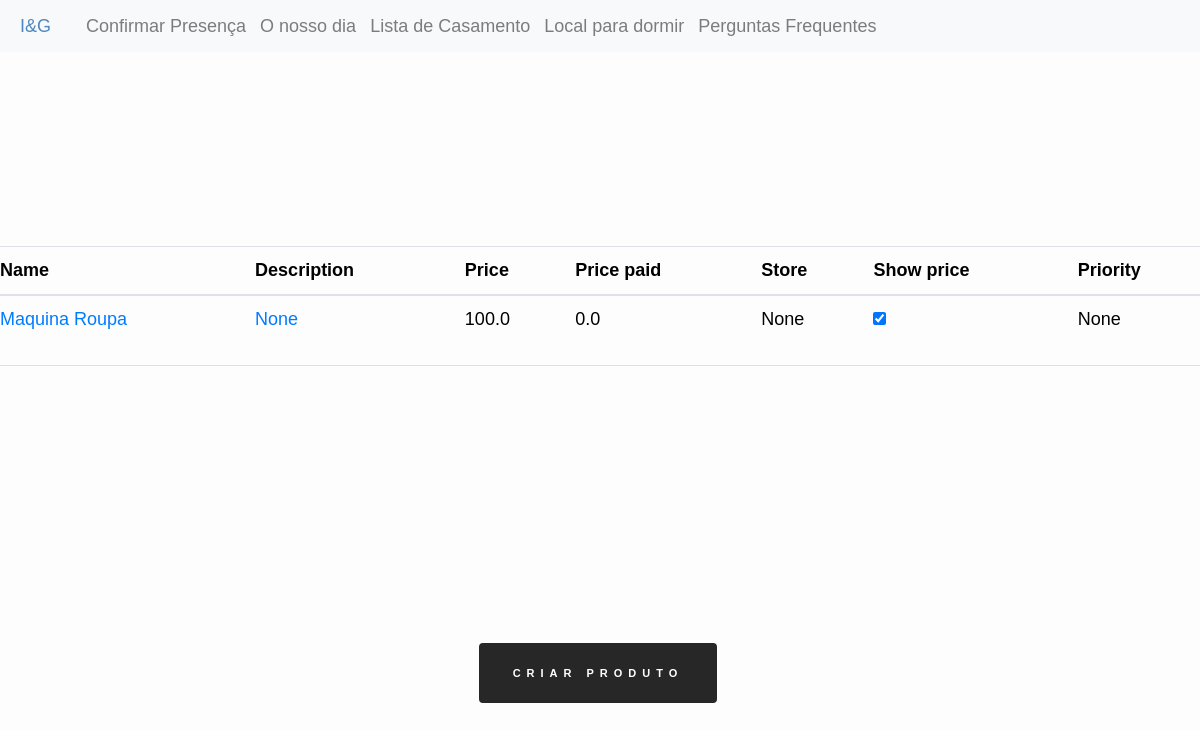
The app's page /edit/products, older data.
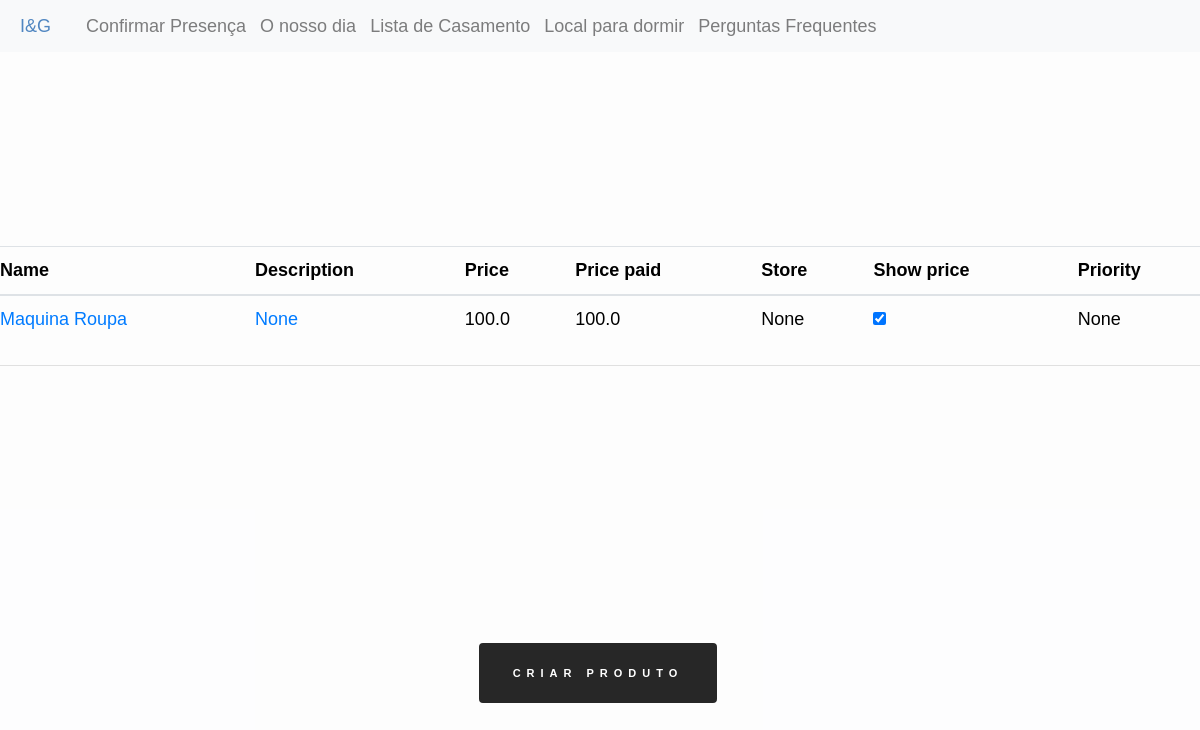
The same page, newer data.
### inesegoncalo/models/products.py (models this page shows, shortened)
class Product(db.Model, model.Model, model.Base):
    __tablename__ = 'products'
    __table_args__ = {'extend_existing': True}
    id = Column(Integer, primary_key=True)
    name = Column(String(80), unique=True, nullable=False)
    description = Column(Text)
    price = Column(Float)
    price_paid = Column(Float, default=0.0)
    store = Column(Text)
    show_price = Column(Boolean, default=True)
    priority = Column(Integer, default=10)
    category_id = Column(Integer, ForeignKey('categories.id'), nullable=True)
    images = relationship('ProductImage', back_populates="product")
    contributions = relationship('Contribution', back_populates="product")
    category = relationship('Category', back_populates="products")

### inesegoncalo/modules/edit.py (the view)
@bp.route("/products", methods=("GET", "POST"))
def products():
    products = Product.query.all()
    return render_template("edit/products.html", products=products)

### inesegoncalo/templates/edit/products.html (shortened to what this page needs)
{% extends 'layout.html' %}
{% block content %}
<div class="product_background">
<table class="table">
    <thead>
        <tr>
            <th>Name</th>
            <th>Description</th>
            <th>Price</th>
            <th>Price paid</th>
            <th>Store</th>
            <th>Show price</th>
            <th>Priority</th>
        </tr>
    </thead>
    <tbody>
        {% for product in products %}
            <tr>
                <td class="no_padding"><a href="{{url_for('edit.product',product_id=product.id)}}">{{product.name}}</a></td>
                <td class="no_padding"><a href="{{url_for('edit.product',product_id=product.id)}}">{{product.description}}</a></td>
                <td class="no_padding">{{product.price}}</td>
                <td class="no_padding">{{product.price_paid}}</td>
                <td class="no_padding">{{product.store}}</td>
                <td class="no_padding"><input type="checkbox" value="0" {{ "checked" if product.show_price }}></td>
                <td class="no_padding">{{product.priority}}</td>
            </tr>
        {% endfor %}
    </tbody>
</table>
{% set url = url_for('create.product') %}
<button class="rsvp_button" data-url="{{url}}" onclick="redirectTo(this)"> Criar produto </button>
</div>
{% endblock %}

Row changes from the older to the newer data that the page shows:
changed Product "Maquina Roupa": price_paid "0.0" → "100.0"
